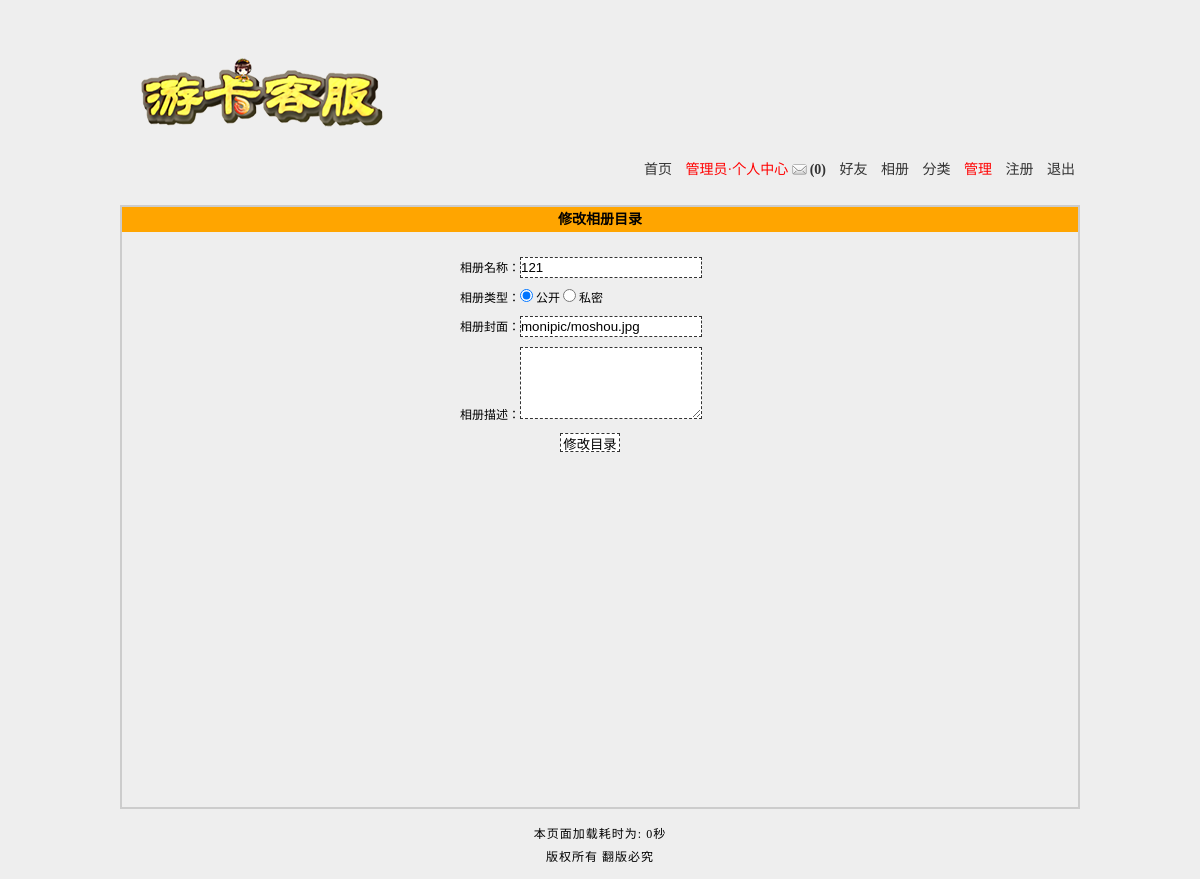
/photo_modify_dir.php?id=9 (signed in), run on the app's committed database.
### tables this page shows
CREATE TABLE `tg_dir` (
  `tg_id` mediumint(8) UNSIGNED NOT NULL COMMENT '//ID',
  `tg_name` varchar(20) NOT NULL COMMENT '//相册目录名',
  `tg_type` tinyint(1) UNSIGNED NOT NULL COMMENT '//相册的类型',
  `tg_password` char(40) DEFAULT NULL COMMENT '//相册的密码',
  `tg_content` varchar(200) DEFAULT NULL COMMENT '//相册的描述',
  `tg_face` varchar(200) DEFAULT NULL COMMENT '//相册目录封面',
  `tg_dir` varchar(200) NOT NULL COMMENT '//相册的物理地址',
  `tg_date` datetime NOT NULL COMMENT '//相册创建的时间'
);

### includes/mysql.func.php (called while the page is built, shortened)
<?php
function _query($_sql) {
	if (!$_result = mysql_query($_sql)) {
		exit('SQL执行失败'.mysql_error());
	}
	return $_result;
}
function _fetch_array($_sql) {
	return mysql_fetch_array(_query($_sql),MYSQL_ASSOC);
}
?>

### includes/global.func.php (called while the page is built, shortened)
<?php
function _html($_string) {
	if (is_array($_string)) {
		foreach ($_string as $_key => $_value) {
			$_string[$_key] = _html($_value);
		}
	} else {
		$_string = htmlspecialchars($_string);
	}
	return $_string;
}
?>

### photo_modify_dir.php (the view, shortened to what this page needs)
<?php
require dirname(__FILE__).'/includes/common.inc.php';
if (isset($_GET['id'])) {
	if (!!$_rows = _fetch_array("SELECT
																tg_id,
																tg_name,
																tg_type,
																tg_face,
																tg_content
													FROM
																tg_dir
												  WHERE
																tg_id='{$_GET['id']}'
													LIMIT
																1
	")) {
		$_html = array();
		$_html['id'] = $_rows['tg_id'];
		$_html['name'] = $_rows['tg_name'];
		$_html['type'] = $_rows['tg_type'];
		$_html['face'] = $_rows['tg_face'];
		$_html['content'] = $_rows['tg_content'];
		$_html = _html($_html);
	} else {
		_alert_back('不能存在此相册！');
	}
} else {
	_alert_back('非法操作！');
}
?>
<!DOCTYPE html PUBLIC "-//W3C//DTD XHTML 1.0 Transitional//EN" "http://www.w3.org/TR/xhtml1/DTD/xhtml1-transitional.dtd">
<html xmlns="http://www.w3.org/1999/xhtml">
<head>
<?php
	require ROOT_PATH.'includes/title.inc.php';
?>
</head>
<body>
<?php
	require ROOT_PATH.'includes/header.inc.php';
?>
<div id="photo">
	<h2>修改相册目录</h2>
	<form method="post" action="?action=modify">
	<dl>
		<dd>相册名称：<input type="text" name="name" class="text" value="<?php echo $_html['name']?>" /></dd>
		<dd>相册类型：<input type="radio" name="type" value="0" <?php if ($_html['type'] == 0) echo 'checked="checked"'?> /> 公开 <input type="radio" name="type" value="1" <?php if ($_html['type'] == 1) echo 'checked="checked"'?> /> 私密</dd>
		<dd>相册封面：<input type="text" name="face" value="<?php echo $_html['face']?>" class="text" /></dd>
		<dd>相册描述：<textarea name="content"><?php echo $_html['content']?></textarea></dd>
		<dd><input type="submit" class="submit" value="修改目录" /></dd>
	</dl>
	</form>
</div>
<?php
	require ROOT_PATH.'includes/footer.inc.php';
?>
</body>
</html>

### styles/1/basic.css (style rules this page uses)
* { padding:0; margin:0; }
body { width:960px; margin:0 auto; background:#eee; font-size:14px; }
h2 { font-size:14px; background:orange; height:25px; line-height:25px; text-indent:10px; }
#header ul li a { text-decoration:none; color:#333; }
#header ul li strong.noread { background:url(../../images/noread.gif) no-repeat left center; padding:0 0 0 18px; }

### styles/1/photo_add_dir.css (style rules this page uses)
#photo { width:auto; height:600px; border:2px solid #ccc; font-size:12px; }
#photo h2 { text-indent:0; text-align:center; }
#photo dl { width:280px; margin:20px auto; }
#photo dl dd { padding:5px 0; }
#photo dl dd input.text { border:1px dashed #333; background:#fff; width:180px; height:19px; }
#photo dl dd textarea { border:1px dashed #333; background:#fff; width:180px; height:70px; }
#photo dl dd input.submit { border:1px dashed #333; background:#fff; width:60px; height:19px; cursor:pointer; padding:0 0 2px 0; margin:0 0 0 100px; }

### data on the page
tg_dir: name "121", tg_type "☑", face "monipic/moshou.jpg"

### other printed values
$_COOKIE['username'] "管理员"
$GLOBALS['message'] "(0)"
_runtime() - START_TIME "0"
